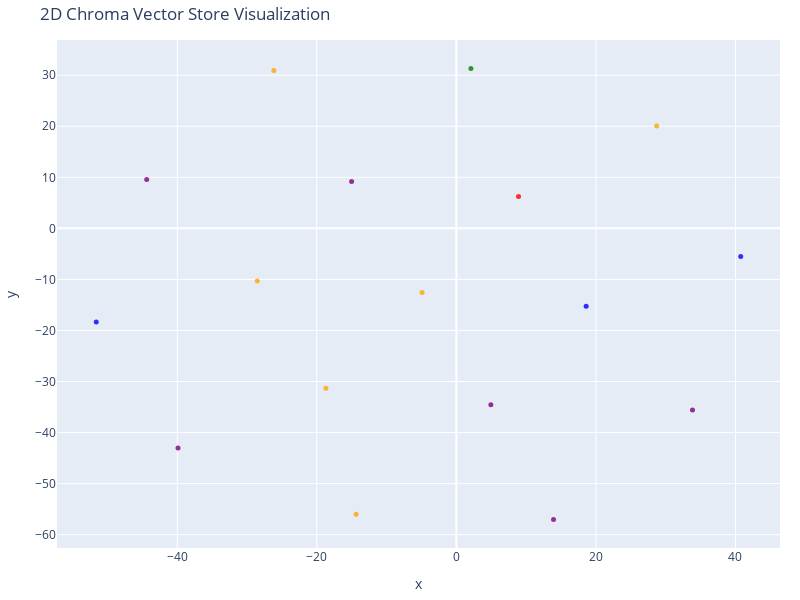

Notebook cell for this chart:
### Code cell
n = vectors.shape[0]
perplexity = max(2, min(30, n - 1))  # musi być < n_samples

tsne = TSNE(n_components=2, random_state=42, perplexity=perplexity)
reduced_vectors = tsne.fit_transform(vectors)

fig = go.Figure(data=[go.Scatter(
    x=reduced_vectors[:, 0],
    y=reduced_vectors[:, 1],
    mode="markers",
    marker=dict(size=5, color=colors, opacity=0.8),
    text=[f"Source: {s}<br>Text: {d[:200]}..." for s, d in zip(sources, documents)],
    hoverinfo="text"
)])

fig.update_layout(
    title="2D Chroma Vector Store Visualization",
    xaxis_title="x",
    yaxis_title="y",
    width=800,
    height=600,
    margin=dict(r=20, b=10, l=10, t=40)
)

fig.show()

### Figure 1 — Plotly figure (JSON) as saved in the notebook; plotly's stock layout.template omitted (floating-point values rounded to 4 significant figures)
{"data": [{"hoverinfo": "text", "marker": {"color": ["green", "orange", "orange", "orange", "orange", "orange", "orange", "red", "blue", "blue", "blue", "purple", "purple", "purple", "purple", "purple", "purple"], "opacity": 0.8, "size": 5}, "mode": "markers", "text": ["Source: https://docs.google.com/document/d/1DKs6IcvDa3xeE-E0DTPUwAIAq3VHBZm7vv4b-rNe1uk/edit?usp=sharing<br>Text: Developer Environment Setup\n\nThis section covers installing Python and setting up the development environment with tools and commands for terminal usage.\n\nInstalacja Python\nhttps://www.python.org/\nhtt...", "Source: https://docs.google.com/document/d/1TIser-RhtD_sbyOfltpzfQmnYpJV2wpew53R2Ydyd5s/edit?usp=sharing<br>Text: Obserwator\n\nOpisuje wzorzec Obserwator, który umożliwia powiadamianie wielu obiektów o zmianach stanu innych obiektów, często stosowany w systemach powiadomień czy monitoringu.\n\nPozwala na zdefiniowan...", "Source: https://docs.google.com/document/d/1TIser-RhtD_sbyOfltpzfQmnYpJV2wpew53R2Ydyd5s/edit?usp=sharing<br>Text: Singleton\n\nPrzedstawia wzorzec Singleton, który zapewnia, że w aplikacji istnieje tylko jedna instancja danej klasy, dostępna globalnie, przydatny np. do zarządzania połączeniem z bazą danych.\n\nTo wzo...", "Source: https://docs.google.com/document/d/1TIser-RhtD_sbyOfltpzfQmnYpJV2wpew53R2Ydyd5s/edit?usp=sharing<br>Text: Builder\n\nWzorzec Builder ułatwia tworzenie złożonych obiektów krok po kroku bez konieczności nadmiernie skomplikowanych konstruktorów, poprawiając czytelność i elastyczność kodu.\n\nTo wzorzec projektow...", "Source: https://docs.google.com/document/d/1TIser-RhtD_sbyOfltpzfQmnYpJV2wpew53R2Ydyd5s/edit?usp=sharing<br>Text: Pyłek (Flyweight)\n\nWzorzec Pyłek optymalizuje pamięć, współdzieląc wspólne części obiektów (np. kolory), zwłaszcza przy dużej liczbie podobnych instancji, poprzez odróżnianie danych wewnętrznych i zew...", "Source: https://docs.google.com/document/d/1TIser-RhtD_sbyOfltpzfQmnYpJV2wpew53R2Ydyd5s/edit?usp=sharing<br>Text: Adapter (Adapter)\n\nWzorzec Adapter umożliwia współpracę klas o niekompatybilnych interfejsach poprzez owinięcie istniejącej klasy i dostosowanie jej metod do oczekiwanego interfejsu.\n\nTo wzorzec proje...", "Source: https://docs.google.com/document/d/1TIser-RhtD_sbyOfltpzfQmnYpJV2wpew53R2Ydyd5s/edit?usp=sharing<br>Text: Dekorator (Decorator)\n\nWzorzec Dekorator umożliwia dynamiczne dodawanie funkcjonalności do obiektów bez zmiany ich kodu, poprzez owinięcie ich nowymi klasami dekoratorów, które rozszerzają ich możliwo...", "Source: https://docs.google.com/document/d/1QEr8KK0y91MI5PVZ5kUk824yLzV6vzb23TJqHptxPzQ/edit?usp=sharing<br>Text: Komendy podstawowe w C++\n\nWyjaśnienie najważniejszych poleceń i funkcji potrzebnych w początkowym programowaniu: #include, main(), cout, iomanip, użycie namespace std, komentarze, formatowanie wyjścia...", "Source: https://docs.google.com/document/d/18Sp6koXBKHbo9QA0utYfbDv7TZ-MdkCRV1txNxikt5Y/edit?usp=sharing<br>Text: Introduction to HTML files\n\nThis chunk explains the role of different HTML tags and elements, such as headings, paragraphs, and semantic tags, essential for structuring web content.\n\nHTML\nWprowadzenie...", "Source: https://docs.google.com/document/d/18Sp6koXBKHbo9QA0utYfbDv7TZ-MdkCRV1txNxikt5Y/edit?usp=sharing<br>Text: HTML text formatting tags\n\nThis chunk discusses various HTML tags used for emphasizing, bolding, underlining, and structuring text, along with best practices for their usage.\n\n-emfaza:\nSpecyficznym wy...", "Source: https://docs.google.com/document/d/18Sp6koXBKHbo9QA0utYfbDv7TZ-MdkCRV1txNxikt5Y/edit?usp=sharing<br>Text: HTML heading and paragraph elements\n\nThis chunk explains the importance of proper heading levels and paragraph structuring in HTML, including best practices for readability and semantics.\n\nHTML Headin...", "Source: https://docs.google.com/document/d/1x7Nj6Bt99PMIyJKCDw5b5Vw--WK_rhT4cJE0aXTR4PM/edit?usp=sharing<br>Text: Model Size Explanation\n\nThis section explains that model size, such as 270 million parameters, is critical for understanding model capabilities and deployment requirements.\n\n270m oznacza rozmiar model...", "Source: https://docs.google.com/document/d/1x7Nj6Bt99PMIyJKCDw5b5Vw--WK_rhT4cJE0aXTR4PM/edit?usp=sharing<br>Text: Setting Up Environment and Tools\n\nGuidance on opening terminal windows, installing UV, and managing environments for efficient model deployment.\n\nNajlepiej otwierać Powershell jako administrator\n\nhttp...", "Source: https://docs.google.com/document/d/1x7Nj6Bt99PMIyJKCDw5b5Vw--WK_rhT4cJE0aXTR4PM/edit?usp=sharing<br>Text: Configuring OpenAI API Access\n\nInstructions on managing environment variables, API key validation, and establishing connection with the OpenAI API.\n\nimport os\nfrom dotenv import load_dotenv\nfrom scrap...", "Source: https://docs.google.com/document/d/1x7Nj6Bt99PMIyJKCDw5b5Vw--WK_rhT4cJE0aXTR4PM/edit?usp=sharing<br>Text: Using Multiple LLM Providers with OpenAI Client\n\nDemonstrates how to configure and utilize different language model providers such as Google Gemini, DeepSeek, Ollama, and OpenRouter through the OpenAI...", "Source: https://docs.google.com/document/d/1x7Nj6Bt99PMIyJKCDw5b5Vw--WK_rhT4cJE0aXTR4PM/edit?usp=sharing<br>Text: Configuring Environment Variables for API Keys\n\nInstructions to set API keys in the environment variables (.env file) for various providers like OpenAI, Anthropic, Google, DeepSeek, and others, includ...", "Source: https://docs.google.com/document/d/1x7Nj6Bt99PMIyJKCDw5b5Vw--WK_rhT4cJE0aXTR4PM/edit?usp=sharing<br>Text: Ingestion and Chunking Process Description\n\nStep-by-step explanation of how documents are fetched, split into chunks with associated metadata, and prepared for embedding and storage in the knowledge b..."], "type": "scatter", "x": [2.087, -14.36, -28.53, 28.71, -18.7, -26.15, -4.916, 8.907, 18.6, 40.75, -51.6, 4.945, 33.84, -44.38, 13.93, -39.89, -15.01], "y": [31.31, -56.01, -10.33, 20.06, -31.34, 30.93, -12.55, 6.221, -15.24, -5.521, -18.33, -34.55, -35.58, 9.571, -57.02, -43.05, 9.164]}], "layout": {"height": 600, "margin": {"b": 10, "l": 10, "r": 20, "t": 40}, "title": {"text": "2D Chroma Vector Store Visualization"}, "width": 800, "xaxis": {"title": {"text": "x"}}, "yaxis": {"title": {"text": "y"}}}}
